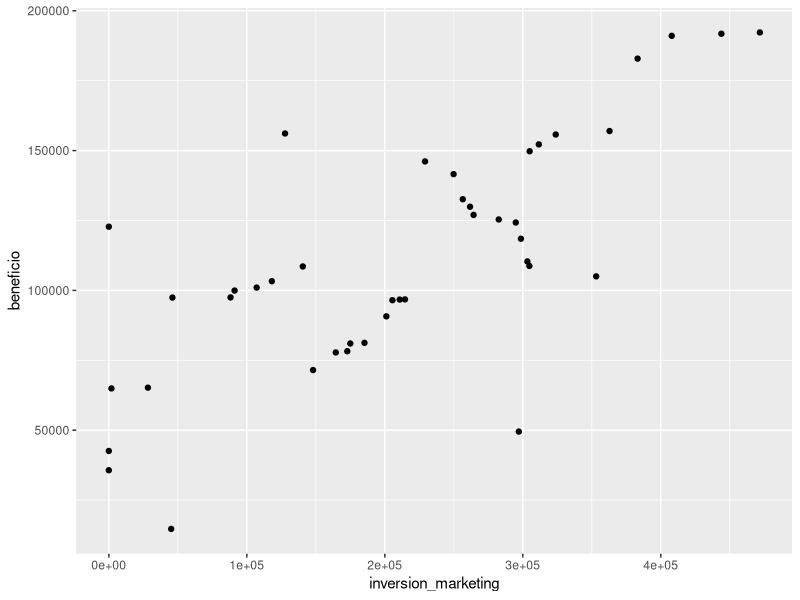
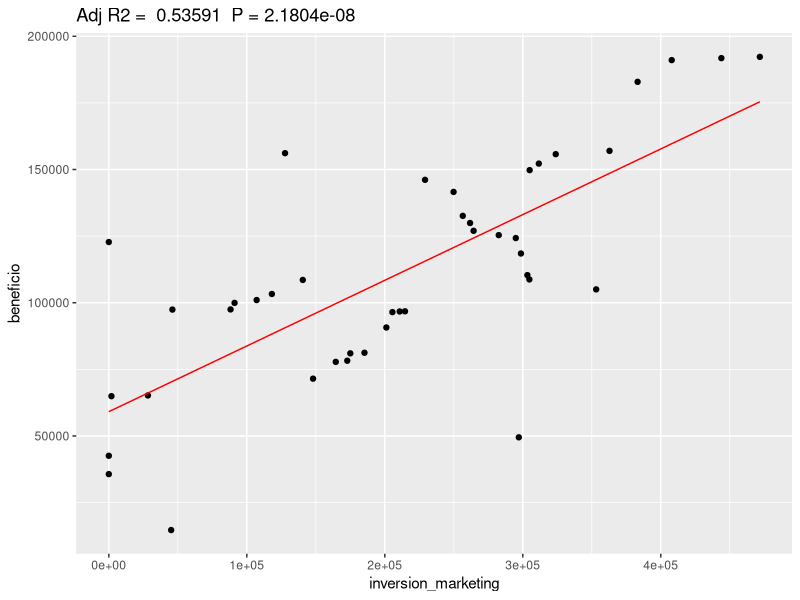
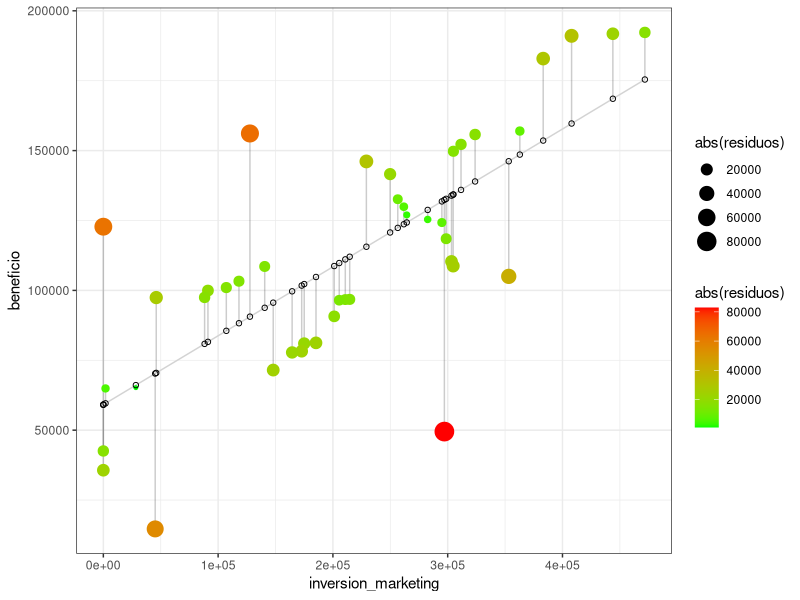
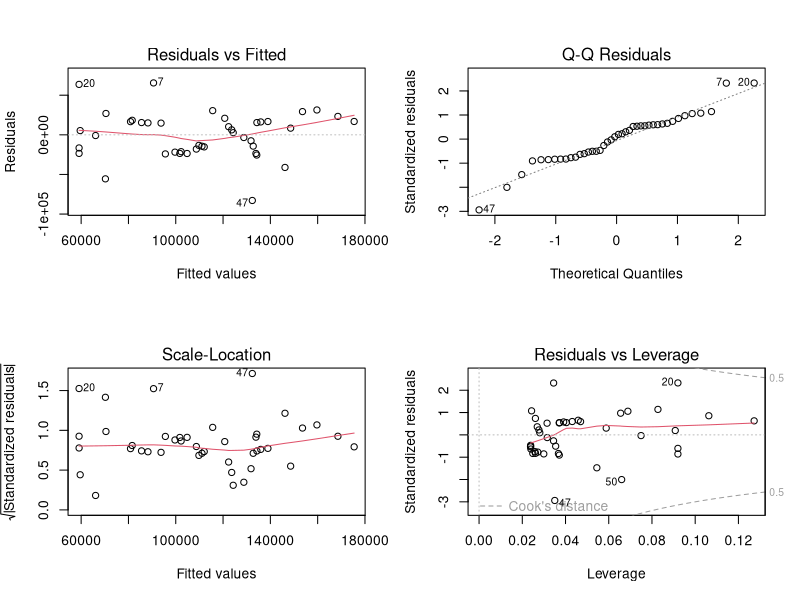
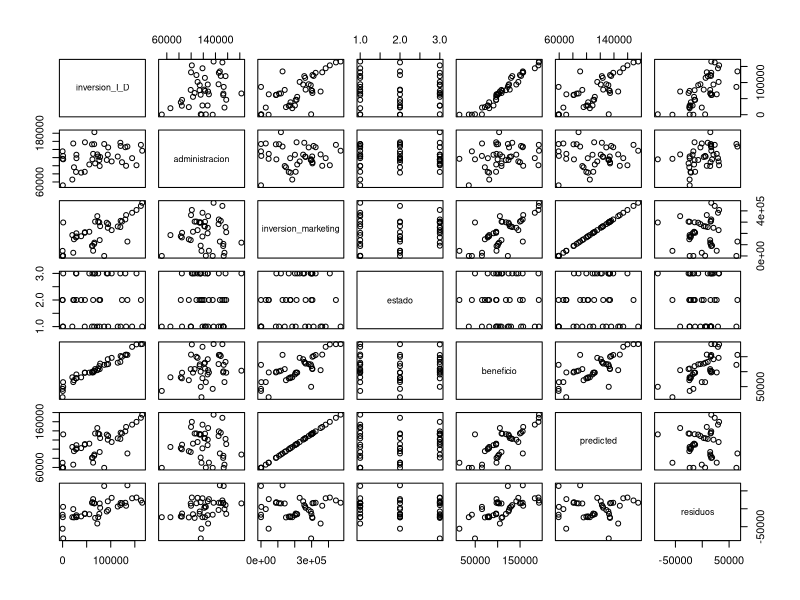
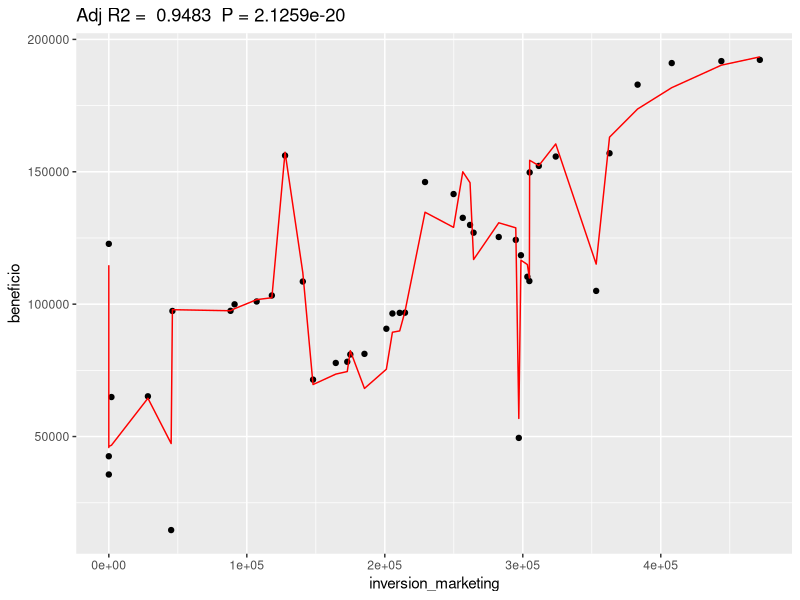
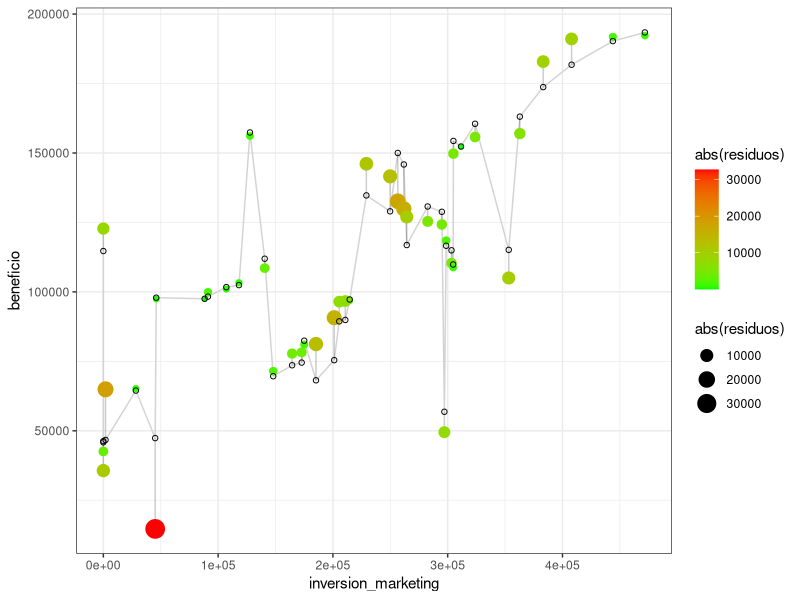
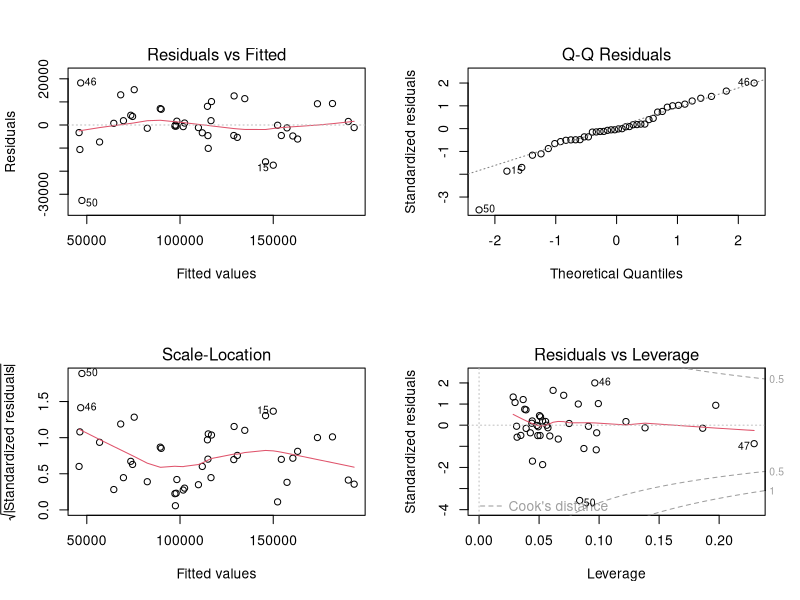

R code for these plots, in order:
##########################################################
##          Instalar paquete  
##          ----------------
##
## Ejemplo para instalar "caret" (2 opciones)
##    1. Recuadro abajo derecha -> 
##    | 
##    |-> Packages (pestaña) 
##    |-> Install (botón)
##    |-> Escribir/Seleccionar "caret"
##    |-> Instalar(botón)
##                                        
##    2. install.packages('caret')
##
##########################################################

# Cargamos las librerías
library(caret)
library(dplyr)
library(ggplot2)
set.seed(1234)
# Cargamos los datos
dataset = read.csv('50-startups.csv')

# Revisamos los datos
View(dataset)

# Codificamos la variable estado
dataset$estado = factor(dataset$estado,
                        levels = c('New York', 'California', 'Florida'), # Cambiamos cada nivel diferente de la columna
                        labels = c(1, 2, 3))                             # por un valor numérico

# Dividimos nuestro conjunto de datos en datos de entrenamiento y de testeo (train y test)
# Esta es una práctica muy común que sirve para comprobar el funcionamiento del modelo de IA.

indice_train<-createDataPartition(y=dataset$beneficio,p=0.8,list=FALSE)
data<-dataset[indice_train,]
test<-dataset[-indice_train,]


# Datos para la regresión linear

data %>% select(beneficio, inversion_marketing) %>%
  ggplot(aes(x=inversion_marketing, y=beneficio)) +
  geom_point()

##############################################################################
##
##                     REGRESIÓN LINEAR SIMPLE
##                     -----------------------
##
##          La regresión linear simple tiene la forma 
##
##                           Y≈β0+β1X
##
##   "Y"  es la respuesta, o variable dependiente, y "X" es el predictor.
##   Por lo que la regresión linear podría tener esta forma para nuestro caso:
##
##                beneficio≈β0+β1inversion_marketing
##
##############################################################################

# Definimos fórmula
regresion = lm(formula = beneficio ~  inversion_marketing, data = data)


# Pasamos a ver el resultado de este modelo
summary(regresion)

##         Curva generada por el modelo

# Creamos un set de datos con los valores en la curva de los puntos
predicted_df <- data.frame(beneficio = predict(regresion, data), inversion_marketing=data$inversion_marketing)

# Mostramos resultado
ggplot(data = data, aes(x = inversion_marketing, y = beneficio)) +                       # Definimos los ejes
  geom_point() +                                                                         # Añadimoslos puntos
  geom_line(color='red',data = predicted_df, aes(x=inversion_marketing, y=beneficio)) +  # Añadimos la curva del modelo
  labs(title = paste("Adj R2 = ",signif(summary(regresion)$adj.r.squared, 5),            # Añadimos R^2
                     " P =",signif(summary(regresion)$coef[2,4], 5)))                    # Añadimos el p-valor de F-statistic

##         Entendiendo los residuos

# Calculamos los residuos
data$predicted <- predict(regresion)  # Obtenemos los valores en la recta para los puntos
data$residuos <- residuals(regresion) # Calculamos el residuo por punto

# Hacemos un plot con los resultados
ggplot(data, aes(x = inversion_marketing, y = beneficio)) +
  geom_line(data = predicted_df, aes(x=inversion_marketing, y=beneficio), color = "lightgrey") +                     # Linea de la regresión  
  geom_segment(aes(xend = inversion_marketing, yend = predicted), alpha = .2) +     # Dibujamos línea punto - linea (residuo)
  geom_point(aes(color = abs(residuos), size = abs(residuos))) +                    # Ajustamos el tamaño de los puntos
  scale_color_continuous(low = "green", high = "red") +                             # Coloreamos en función del tamaño - verde pequeño, rojo grande
  geom_point(aes(y = predicted), shape = 1) +                                       # Colocamos un punto en la recta que coincida con el residuo
  theme_bw()


# Vemos cómo se distribuye los residuos
par(mfrow = c(2, 2))        # Avisamos de que queremos un panel de 2 x 2
plot(regresion)             # Plot de la regresion


##############################################################################
##
##                     REGRESIÓN LINEAR MÚLTIPLE
##                     -------------------------
##
##          La regresión linear simple tiene la forma 
##
##                           Y≈β0+β1X+β2X+β3X+...
##
##   "Y"  es la respuesta, o variable dependiente, y "X" es el predictor.
##   Por lo que la regresión linear podría tener esta forma para nuestro caso:
##
##              beneficio≈β0+β1inversion_marketing+β2inversion_I_D
##
##############################################################################

# Echamos un vistazo rápido a la relación entre las variables
plot(data)

# Definimos fórmula (Necesitamos utilizar I() cuando queremos una potencia porque
# el caracter ^ es un caracter especial es las formulas y así no da problemas)
regresion = lm(formula = beneficio ~  inversion_I_D + inversion_marketing, data = data)
# regresion = lm(formula = beneficio ~  ., data = data)

# Pasamos a ver el resultado de este modelo
summary(regresion)

##         Curva generada por el modelo

# Creamos un set de datos con los valores en la curva de los puntos
predicted_df <- data.frame(beneficio = predict(regresion, data), inversion_marketing=data$inversion_marketing)

# Mostramos resultado
ggplot(data = data, aes(x = inversion_marketing, y = beneficio)) +                       # Definimos los ejes
  geom_point() +                                                                         # Añadimoslos puntos
  geom_line(color='red',data = predicted_df, aes(x=inversion_marketing, y=beneficio)) +  # Añadimos la curva del modelo
  labs(title = paste("Adj R2 = ",signif(summary(regresion)$adj.r.squared, 5),            # Añadimos R^2
                     " P =",signif(summary(regresion)$coef[2,4], 5)))                    # Añadimos el p-valor de F-statistic

##         Entendiendo los residuos

# Calculamos los residuos
data$predicted <- predict(regresion)  # Obtenemos los valores en la recta para los puntos
data$residuos <- residuals(regresion) # Calculamos el residuo por punto

# Hacemos un plot con los resultados
ggplot(data, aes(x = inversion_marketing, y = beneficio)) +
  geom_line(data = predicted_df, aes(x=inversion_marketing, y=beneficio), color = "lightgrey") +                     # Linea de la regresión  
  geom_segment(aes(xend = inversion_marketing, yend = predicted), alpha = .2) +     # Dibujamos línea punto - linea (residuo)
  geom_point(aes(color = abs(residuos), size = abs(residuos))) +                    # Ajustamos el tamaño de los puntos
  scale_color_continuous(low = "green", high = "red") +                             # Coloreamos en función del tamaño - verde pequeño, rojo grande
  geom_point(aes(y = predicted), shape = 1) +                                       # Colocamos un punto en la recta que coincida con el residuo
  theme_bw()


# Vemos cómo se distribuye los residuos
par(mfrow = c(2, 2))        # Avisamos de que queremos un panel de 2 x 2
plot(regresion)             # Plot de la regresion



## Legado a este punto ya manejamos como hacer un regresión lineal, y entendemos 
## las métricas que nos ayudan a decidir que curva se ajusta mejor a nuestros datos

#####################     PRÁCTICA      ################################
#   
#   Utilizando la métrica de R^2 ajustado, decide qué combinación 
#   de variables nos ayuda a ajustar la mejor curva.
#
#   Las variables que puedes combinar para aproximar el beneficio son:
#         - inversion_I_D
#         - administracion
#         - inversion_marketing
#         - estado
#
########################################################################













# ¿Qué conclusiones extraemos de probar los diferentes coeficientes?



#####################     Vamos a PREDECIR      #################################


# Una vez tenemos un modelos que sabemos que es capaz de asociar bien los parámetros de entrada
# para los valores de salida desados, pasamosa validar que las predicciones que arroje el modelo
# sean tan buenas como esperamos. De esta forma, validamos que el modelo no esté sobre-entrenado.

y_pred = predict(regresion, newdata = test)
rsq <- function (x, y) cor(x, y) ^ 2
rsq(y_pred, test$beneficio)




